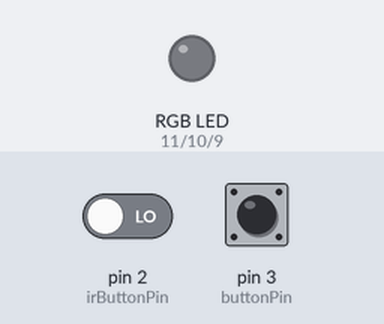
The sketch below on a simulated Arduino Uno, built with avr-gcc and run on an emulated ATmega328P. Parts: an RGB LED mixed from three pins (HIGH = lit). The inputs (shaded band) are chosen by the test bench; at power-on: pin 3 (buttonPin) HIGH, pin 2 (irButtonPin) LOW.

Above: at 1.2 s.
1.3 s: pin 3 (buttonPin) pulled LOW for 0.15 s
At 2.7 s:
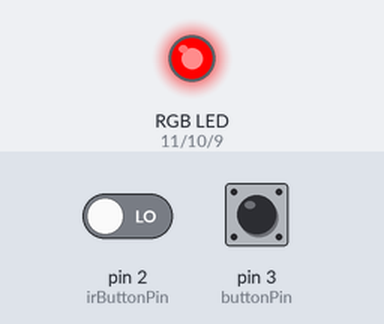
3.0 s: pin 3 (buttonPin) pulled LOW for 0.15 s
At 4.2 s:
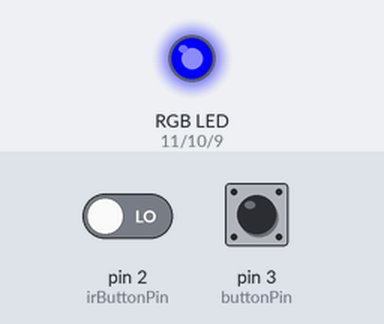
4.7 s: pin 3 (buttonPin) pulled LOW for 1 s
At 6.6 s:
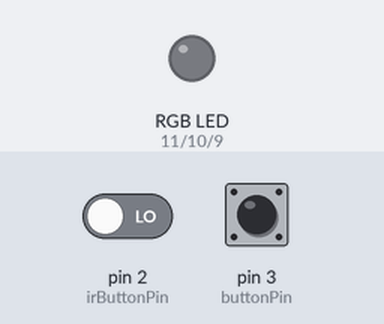
Timing chart, 0 to 8.1 s (numbered marks = the images above; inputs shaded):
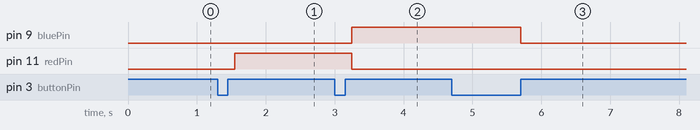

The sketch:

LED_RGB_with_button_and_IR_rec_with_button_.ino
```cpp
const int buttonPin = 3;
const int irButtonPin = 2;
const int redPin = 11;
const int greenPin = 10;
const int bluePin = 9;
int counter = 0;
bool access2 = false;
int irButtonState = 0;


void setup() {
  Serial.begin(1200);
  pinMode(buttonPin, INPUT);
  pinMode(irButtonPin, INPUT);
  pinMode(redPin, OUTPUT);
  pinMode(greenPin, OUTPUT);
  pinMode(bluePin, OUTPUT);
}

void loop() {

  int irButtonState;
  irButtonState = digitalRead(irButtonPin);
  int buttonState;
  buttonState = digitalRead(buttonPin);

  if (irButtonState == HIGH && Serial.available()) {
      if(char(Serial.read()) == 50) {
        access2 = true;
    }
  } else {
    // turn IR receiver off:
    Serial.end();
  }

  if (buttonState == LOW) {
    counter++;
    delay(250);
  }


  else if (counter == 0) {
    digitalWrite(redPin, LOW);
    digitalWrite(greenPin, LOW);
    digitalWrite(bluePin, LOW);
  }

  else if (counter == 1) {
    digitalWrite(redPin, HIGH);
    digitalWrite(greenPin, LOW);
    digitalWrite(bluePin, LOW);
  }

  else if (counter == 2) {
    if (access2 == true) {
      digitalWrite(redPin, LOW);
      digitalWrite(greenPin, HIGH);
      digitalWrite(bluePin, LOW);
    } else {
        counter++;
      }
  }

  else if (counter == 3) {
    digitalWrite(redPin, LOW);
    digitalWrite(greenPin, LOW);
    digitalWrite(bluePin, HIGH);
  }

  else {
    counter = 0;
  }

}
```

Measured:
- after the input at 1.3 s, pin 11 (redPin): LOW → HIGH after 0.25 s
- after the input at 3.0 s, pin 9 (bluePin): LOW → HIGH after 0.25 s; pin 11 (redPin): HIGH → LOW after 0.25 s
- after the input at 4.7 s, pin 9 (bluePin): HIGH → LOW after 1.0 s
